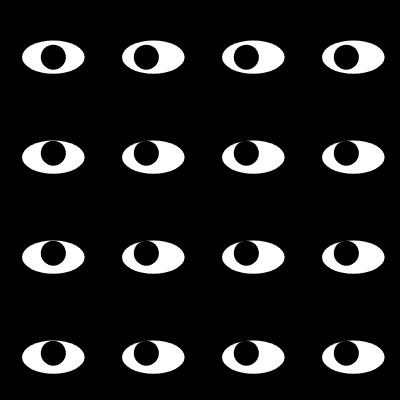
Frame 1 (no input)
Frame 60 (no input): identical to frame 1, image omitted
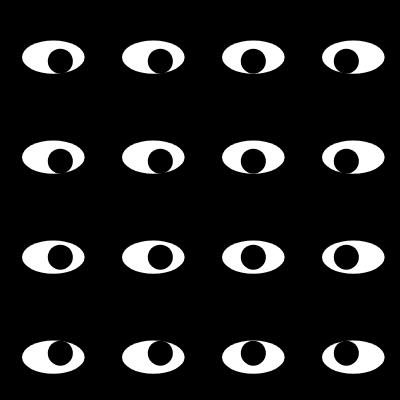
Frame 120 (the mouse pressed at the canvas centre since frame 60)

The p5.js sketch that drew these frames (run headless with seeded random() and noise() and a simulated clock; from frame 60 on, the mouse is pressed at the canvas centre):

// p5.js sketch
// ── sketch.js
let xx
let yy
let shapeSize = 50
let distace = 10

function setup() {
  createCanvas(400, 400);
}

function draw() {
  background(0);
  translate(width / 7.5, height / 7)
  noStroke()


  
  for (var xx = 0; xx < width ; xx += shapeSize / 0.5){
    for (var yy = 0; yy < height ; yy += shapeSize / 0.5){
      fill(255)
      ellipse(xx, yy, shapeSize / 0.8 ,shapeSize / 1.5)
        let x = constrain(mouseX, xx - 7, xx + 7)
        let y = constrain(mouseY, yy - 4, yy + 4)
        
            fill(0)
            ellipse(x, y, shapeSize / 2, shapeSize / 2)
    }
  }
}
    
